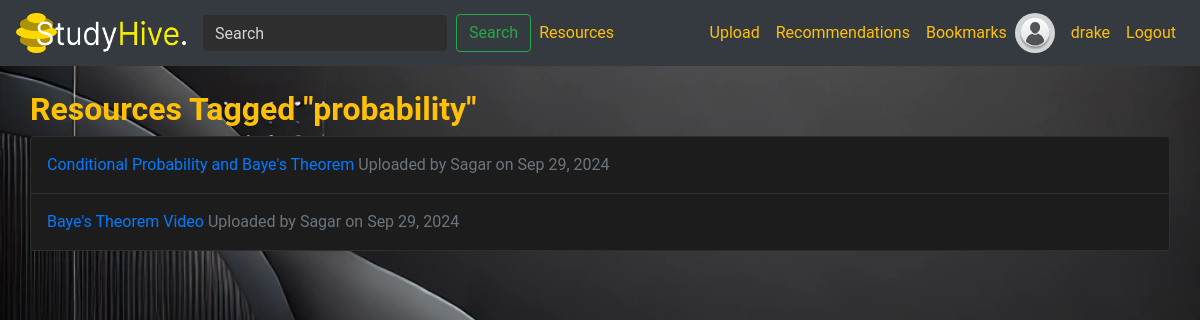
Page /tag/4/ (signed in) on the committed database.
### library/models.py (models this page shows, shortened)
class Tag(models.Model):
    name = models.CharField(max_length=50, unique=True)

class Resource(models.Model):
    RESOURCE_TYPE_CHOICES = [
        ('Document', 'Document'),
        ('Video', 'Video'),
    ]
    FILE_TYPE_CHOICES = [
        ('PDF', 'PDF'),
        ('PPT', 'PPT'),
        ('DOC', 'DOC'),
        ('DOCX', 'DOCX'),
        ('YouTube', 'YouTube'),
    ]
    title = models.CharField(max_length=255)
    description = models.TextField(blank=True, null=True)
    resource_type = models.CharField(max_length=20, choices=RESOURCE_TYPE_CHOICES)
    file_type = models.CharField(max_length=20, choices=FILE_TYPE_CHOICES)
    file = models.FileField(upload_to='resources/', blank=True, null=True)
    video_url = models.URLField(blank=True, null=True)
    upload_date = models.DateTimeField(auto_now_add=True)
    uploader = models.ForeignKey(User, on_delete=models.CASCADE, related_name='uploaded_resources')
    subject = models.ForeignKey(Subject, on_delete=models.SET_NULL, null=True, blank=True, related_name='resources')
    views_count = models.IntegerField(default=0)
    downloads_count = models.IntegerField(default=0)
    average_rating = models.FloatField(default=0.0)
    total_ratings = models.IntegerField(default=0)
    bookmarks = models.ManyToManyField(User, through='Bookmark', related_name='bookmarked_resources')
    is_active = models.BooleanField(default=True)
    tags = models.ManyToManyField(Tag, through='ResourceTag', related_name='resources')
    class Meta:
        pass

### library/views.py (the view)
# urls.py: path('tag/<int:tag_id>/', views.tag_resources, name='tag_resources'),
def tag_resources(request, tag_id):
    tag = get_object_or_404(Tag, id=tag_id)
    resources = Resource.objects.filter(tags=tag, is_active=True).order_by('-upload_date')
    context = {
        'tag': tag,
        'resources': resources,
    }
    return render(request, 'library/tag_resources.html', context)

### library/templates/library/tag_resources.html (shortened to what this page needs)
{% extends 'library/layout.html' %}
{% block content %}
<div class="container">
    <h2>Resources Tagged "{{ tag.name }}"</h2>
    {% if resources %}
        <ul class="list-group">
            {% for resource in resources %}
                <li class="list-group-item">
                    <a href="{% url 'resource_detail' resource_id=resource.id %}">{{ resource.title }}</a>
                    <span class="text-muted">Uploaded by {{ resource.uploader.username }} on {{ resource.upload_date|date:"M d, Y" }}</span>
                </li>
            {% endfor %}
        </ul>
    {% else %}
        <p>No resources found with this tag.</p>
    {% endif %}
</div>
{% endblock %}

### library/templates/library/layout.html (shortened to what this page needs)
{% load static %}
<!DOCTYPE html>
<html lang="en">
<head>
    <link rel="stylesheet" href="https://stackpath.bootstrapcdn.com/bootstrap/4.4.1/css/bootstrap.min.css">
    <link rel="stylesheet" type="text/css" href="{% static 'library/styles.css' %}">
</head>
<body>
<nav class="navbar navbar-expand-lg navbar-light bg-dark">
    <a class="navbar-brand" href="{% url 'index' %}">
        <img src="{% static 'library/img/studyhive.png' %}" width="170" height="40" class="d-inline-block align-top" alt="StudyHive.">
    </a>
    <form class="form-inline my-2 my-lg-0" method="get" action="{% url 'search_resources' %}">
        <input class="form-control mr-sm-2" type="search" placeholder="Search" aria-label="Search" name="q" value="{{ request.GET.q }}">
        <button class="btn btn-outline-success my-2 my-sm-0" type="submit">Search</button>
    </form>
    <div class="collapse navbar-collapse" id="navbarNav">
        <ul class="navbar-nav mr-auto">
            <li class="nav-item">
                <a class="nav-link" href="{% url 'index' %}">Resources</a>
            </li>
        </ul>
        <ul class="navbar-nav">
            {% if user.is_authenticated %}
            <li class="nav-item">
                <a class="nav-link" href="{% url 'upload_resource' %}">Upload</a>
            </li>
            <li class="nav-item">
                <a class="nav-link" href="{% url 'recommendations' %}">Recommendations</a>
            </li>
            <li class="nav-item">
                <a class="nav-link" href="{% url 'bookmarks_list' %}">Bookmarks</a>
            </li>
            <li class="nav-item d-flex align-items-center" style="">
                    {% if user.profile.avatar %}
                        <img src="{{ user.profile.avatar.url }}" alt="{{ user.username }}'s avatar" class="rounded-circle mr-2" width="40" height="40">
                    {% else %}
                        <img src="{% static 'library/img/default_avatar.png' %}" alt="{{ user.username }}'s avatar" class="rounded-circle mr-2" width="40" height="40">
                    {% endif %}
                    <a class="nav-link" href="{% url 'user_profile' username=user.username %}">{{ user.username }}</a>
                </li>
                <li class="nav-item">
                    <a class="nav-link" href="{% url 'logout' %}">Logout</a>
                </li>
            {% endif %}
        </ul>
    </div>
</nav>
    <div class="container mt-4">
        {% block content %}{% endblock %}
    </div>
</body>
</html>

### library/static/library/styles.css (style rules this page uses)
body { background-image: url('/static/library/img/background.png'); background-size: cover; background-position: center; background-attachment: fixed; background-repeat: no-repeat; background-color: #0A0A0A; color: #F8F9FA; font-family: 'Roboto', sans-serif; scrollbar-width: thin; scrollbar-color: #FFC107 #1C1C1C; }
h2 { font-weight: 700; color: #FFC107; }
.container { max-width: 1200px; }
.navbar { background-color: #0A0A0A; }
.nav-link, .navbar-brand { color: #FFC107 !important; }
.form-control { background-color: #2e2e2e; color: #f8f9fa; border: 1px solid #3a3a3a; }
.form-control::placeholder { color: #d3d3d3; opacity: 1; }
.list-group-item { background-color: #1C1C1C; border: 1px solid #2E2E2E; transition: background-color 0.2s ease, box-shadow 0.2s ease; padding: 1rem; }

### rows in the picture
Tag: name "probability"
Resource: title "Conditional Probability and Baye's Theorem", uploader.username "Sagar", upload_date "Sep 29, 2024"
Resource: title "Baye's Theorem Video", uploader.username "Sagar", upload_date "Sep 29, 2024"

### other values in the picture
{{ user.username }} "drake"
